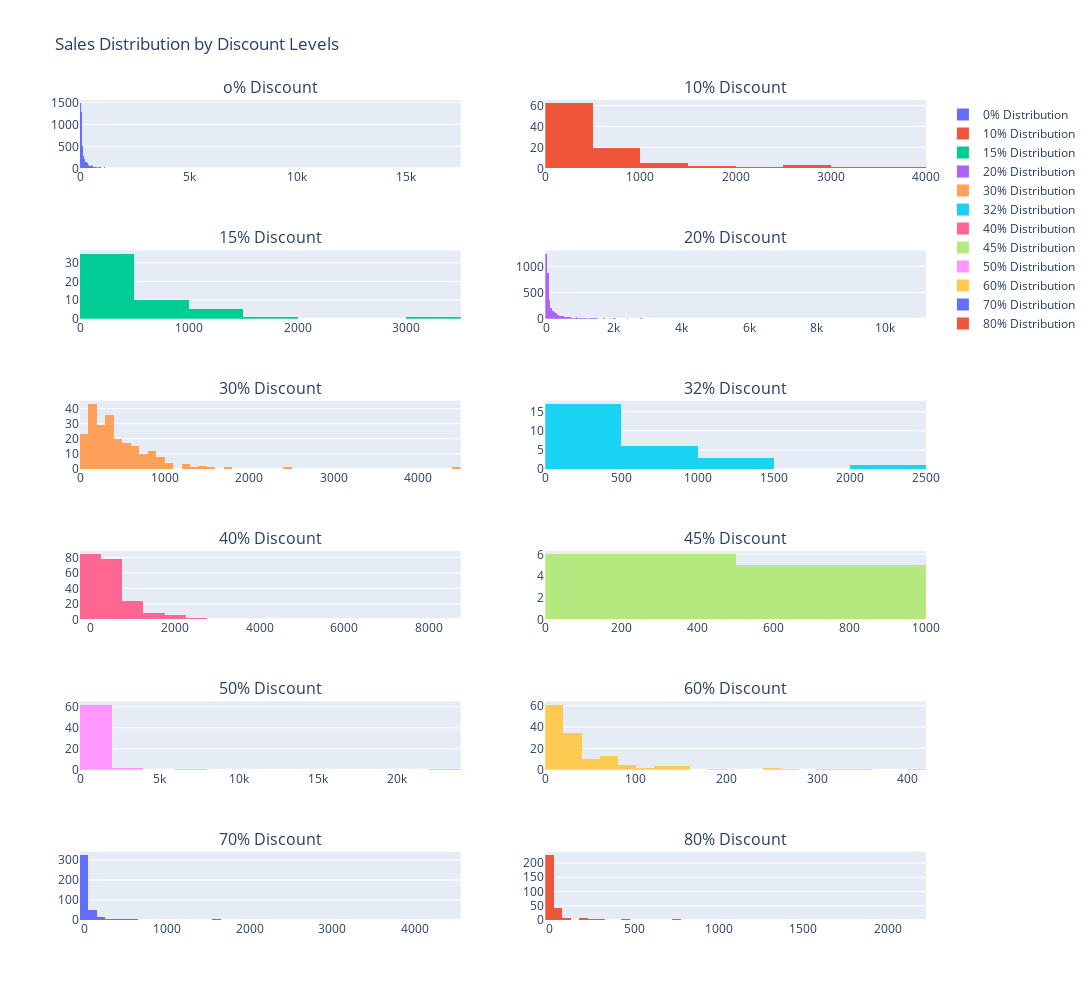

Notebook code for this chart:
### Code cell
from plotly.subplots import make_subplots

fig = make_subplots(6,2,subplot_titles=['o% Discount','10% Discount','15% Discount',
                                          '20% Discount','30% Discount','32% Discount',
                                          '40% Discount','45% Discount','50% Discount',
                                          '60% Discount','70% Discount','80% Discount'],
                      horizontal_spacing=0.1,vertical_spacing=0.1)
fig.add_trace(go.Histogram(x=df_notime[df_notime['Discount']==0]['Sales'],name='0% Distribution'),1,1)
fig.add_trace(go.Histogram(x=df_notime[df_notime['Discount']==0.1]['Sales'],name='10% Distribution'),1,2)
fig.add_trace(go.Histogram(x=df_notime[df_notime['Discount']==0.15]['Sales'],name='15% Distribution'),2,1)
fig.add_trace(go.Histogram(x=df_notime[df_notime['Discount']==0.2]['Sales'],name='20% Distribution'),2,2)
fig.add_trace(go.Histogram(x=df_notime[df_notime['Discount']==0.3]['Sales'],name='30% Distribution'),3,1)
fig.add_trace(go.Histogram(x=df_notime[df_notime['Discount']==0.32]['Sales'],name='32% Distribution'),3,2)
fig.add_trace(go.Histogram(x=df_notime[df_notime['Discount']==0.4]['Sales'],name='40% Distribution'),4,1)
fig.add_trace(go.Histogram(x=df_notime[df_notime['Discount']==0.45]['Sales'],name='45% Distribution'),4,2)
fig.add_trace(go.Histogram(x=df_notime[df_notime['Discount']==0.5]['Sales'],name='50% Distribution'),5,1)
fig.add_trace(go.Histogram(x=df_notime[df_notime['Discount']==0.6]['Sales'],name='60% Distribution'),5,2)
fig.add_trace(go.Histogram(x=df_notime[df_notime['Discount']==0.7]['Sales'],name='70% Distribution'),6,1)
fig.add_trace(go.Histogram(x=df_notime[df_notime['Discount']==0.8]['Sales'],name='80% Distribution'),6,2)

fig.update_layout(
    width=2000,
    height=1000,
    title_text='Sales Distribution by Discount Levels'
)

### Figure 1 — Plotly figure (JSON) as saved in the notebook; plotly's stock layout.template omitted (floating-point values rounded to 4 significant figures; data arrays with more than 128 entries replaced by an {"elided": "..."} marker saying what was removed)
{"data": [{"name": "0% Distribution", "type": "histogram", "x": {"elided": "4798 float values"}, "xaxis": "x", "yaxis": "y"}, {"name": "10% Distribution", "type": "histogram", "x": [319.4, 135.9, 488.6, 207.8, 555.2, 542.6, 1243.0, 3060.0, 599.3, 644.1, 1142.0, 408.0, 977.3, 1931.0, 383.6, 462.6, 1282.0, 442.8, 167.3, 366.8, 858.2, 351.0, 191.6, 271.8, 364.4, 361.8, 384.2, 271.8, 61.93, 87.44, 172.8, 887.1, 69.26, 631.8, 408.0, 145.8, 434.6, 283.1, 658.7, 63.88, 167.5, 1317.0, 664.1, 127.8, 29.4, 1449.0, 90.8, 181.8, 199.8, 109.8, 272.6, 80.99, 2888.0, 2254.0, 328.0, 767.2, 247.7, 221.4, 589.4, 327.6, 1523.0, 253.8, 376.7, 205.2, 245.6, 145.8, 192.2, 866.6, 127.8, 850.5, 186.7, 207.8, 90.88, 577.8, 2563.0, 164.6, 172.8, 207.1, 271.8, 117.9, 2621.0, 65.52, 269.9, 102.6, 123.9, 163.8, 631.8, 3785.0, 128.1, 427.6, 589.4, 579.5, 326.6, 573.2], "xaxis": "x2", "yaxis": "y2"}, {"name": "15% Distribution", "type": "histogram", "x": [1337.0, 222.7, 514.2, 119.8, 255.0, 204.0, 290.7, 307.7, 411.3, 293.2, 425.8, 1553.0, 102.8, 425.0, 195.5, 308.5, 120.7, 436.0, 290.7, 617.0, 257.5, 556.7, 482.7, 1279.0, 917.9, 586.4, 334.0, 359.5, 556.7, 599.2, 411.3, 1194.0, 239.7, 205.7, 1198.0, 239.7, 148.3, 273.7, 510.0, 1498.0, 205.7, 436.0, 307.7, 512.5, 120.7, 306.0, 359.5, 345.0, 119.8, 477.7, 3407.0, 683.3], "xaxis": "x3", "yaxis": "y3"}, {"name": "20% Distribution", "type": "histogram", "x": {"elided": "3657 float values"}, "xaxis": "x4", "yaxis": "y4"}, {"name": "30% Distribution", "type": "histogram", "x": {"elided": "227 float values"}, "xaxis": "x5", "yaxis": "y5"}, {"name": "32% Distribution", "type": "histogram", "x": [532.4, 2396.0, 205.3, 78.85, 956.7, 300.5, 327.7, 220.3, 193.1, 241.3, 156.4, 956.7, 246.1, 623.5, 1352.0, 328.4, 67.99, 206.0, 89.07, 1228.0, 781.9, 204.7, 369.2, 410.0, 614.0, 1023.0, 383.5], "xaxis": "x6", "yaxis": "y6"}, {"name": "40% Distribution", "type": "histogram", "x": {"elided": "206 float values"}, "xaxis": "x7", "yaxis": "y7"}, {"name": "45% Distribution", "type": "histogram", "x": [957.6, 233.9, 620.6, 375.5, 383.4, 174.1, 331.0, 721.9, 562.3, 191.5, 933.3], "xaxis": "x8", "yaxis": "y8"}, {"name": "50% Distribution", "type": "histogram", "x": [3083.0, 617.7, 218.8, 452.4, 177.2, 86.97, 219.1, 1273.0, 108.9, 8000.0, 35.49, 265.5, 393.2, 695.7, 652.5, 66.64, 393.2, 765.6, 727.5, 146.0, 601.5, 821.3, 22640.0, 695.7, 275.5, 796.4, 481.0, 352.4, 801.6, 2625.0, 177.2, 163.9, 268.9, 364.9, 91.28, 215.0, 456.0, 377.4, 355.5, 32.98, 87.21, 522.0, 300.0, 61.96, 564.2, 386.9, 35.45, 182.6, 302.4, 649, 292.1, 350.0, 1300.0, 277.5, 69.38, 177.5, 131.0, 626.1, 120, 146.0, 73.92, 482.9, 301.5, 301.5, 116.0, 91.47], "xaxis": "x9", "yaxis": "y9"}, {"name": "60% Distribution", "type": "histogram", "x": {"elided": "138 float values"}, "xaxis": "x10", "yaxis": "y10"}, {"name": "70% Distribution", "type": "histogram", "x": {"elided": "418 float values"}, "xaxis": "x11", "yaxis": "y11"}, {"name": "80% Distribution", "type": "histogram", "x": {"elided": "300 float values"}, "xaxis": "x12", "yaxis": "y12"}], "layout": {"annotations": [{"font": {"size": 16}, "showarrow": false, "text": "o% Discount", "x": 0.225, "xanchor": "center", "xref": "paper", "y": 1, "yanchor": "bottom", "yref": "paper"}, {"font": {"size": 16}, "showarrow": false, "text": "10% Discount", "x": 0.775, "xanchor": "center", "xref": "paper", "y": 1, "yanchor": "bottom", "yref": "paper"}, {"font": {"size": 16}, "showarrow": false, "text": "15% Discount", "x": 0.225, "xanchor": "center", "xref": "paper", "y": 0.8167, "yanchor": "bottom", "yref": "paper"}, {"font": {"size": 16}, "showarrow": false, "text": "20% Discount", "x": 0.775, "xanchor": "center", "xref": "paper", "y": 0.8167, "yanchor": "bottom", "yref": "paper"}, {"font": {"size": 16}, "showarrow": false, "text": "30% Discount", "x": 0.225, "xanchor": "center", "xref": "paper", "y": 0.6333, "yanchor": "bottom", "yref": "paper"}, {"font": {"size": 16}, "showarrow": false, "text": "32% Discount", "x": 0.775, "xanchor": "center", "xref": "paper", "y": 0.6333, "yanchor": "bottom", "yref": "paper"}, {"font": {"size": 16}, "showarrow": false, "text": "40% Discount", "x": 0.225, "xanchor": "center", "xref": "paper", "y": 0.45, "yanchor": "bottom", "yref": "paper"}, {"font": {"size": 16}, "showarrow": false, "text": "45% Discount", "x": 0.775, "xanchor": "center", "xref": "paper", "y": 0.45, "yanchor": "bottom", "yref": "paper"}, {"font": {"size": 16}, "showarrow": false, "text": "50% Discount", "x": 0.225, "xanchor": "center", "xref": "paper", "y": 0.2667, "yanchor": "bottom", "yref": "paper"}, {"font": {"size": 16}, "showarrow": false, "text": "60% Discount", "x": 0.775, "xanchor": "center", "xref": "paper", "y": 0.2667, "yanchor": "bottom", "yref": "paper"}, {"font": {"size": 16}, "showarrow": false, "text": "70% Discount", "x": 0.225, "xanchor": "center", "xref": "paper", "y": 0.08333, "yanchor": "bottom", "yref": "paper"}, {"font": {"size": 16}, "showarrow": false, "text": "80% Discount", "x": 0.775, "xanchor": "center", "xref": "paper", "y": 0.08333, "yanchor": "bottom", "yref": "paper"}], "height": 1000, "title": {"text": "Sales Distribution by Discount Levels"}, "width": 2000, "xaxis": {"anchor": "y", "domain": [0, 0.45]}, "xaxis10": {"anchor": "y10", "domain": [0.55, 1]}, "xaxis11": {"anchor": "y11", "domain": [0, 0.45]}, "xaxis12": {"anchor": "y12", "domain": [0.55, 1]}, "xaxis2": {"anchor": "y2", "domain": [0.55, 1]}, "xaxis3": {"anchor": "y3", "domain": [0, 0.45]}, "xaxis4": {"anchor": "y4", "domain": [0.55, 1]}, "xaxis5": {"anchor": "y5", "domain": [0, 0.45]}, "xaxis6": {"anchor": "y6", "domain": [0.55, 1]}, "xaxis7": {"anchor": "y7", "domain": [0, 0.45]}, "xaxis8": {"anchor": "y8", "domain": [0.55, 1]}, "xaxis9": {"anchor": "y9", "domain": [0, 0.45]}, "yaxis": {"anchor": "x", "domain": [0.9167, 1]}, "yaxis10": {"anchor": "x10", "domain": [0.1833, 0.2667]}, "yaxis11": {"anchor": "x11", "domain": [0, 0.08333]}, "yaxis12": {"anchor": "x12", "domain": [0, 0.08333]}, "yaxis2": {"anchor": "x2", "domain": [0.9167, 1]}, "yaxis3": {"anchor": "x3", "domain": [0.7333, 0.8167]}, "yaxis4": {"anchor": "x4", "domain": [0.7333, 0.8167]}, "yaxis5": {"anchor": "x5", "domain": [0.55, 0.6333]}, "yaxis6": {"anchor": "x6", "domain": [0.55, 0.6333]}, "yaxis7": {"anchor": "x7", "domain": [0.3667, 0.45]}, "yaxis8": {"anchor": "x8", "domain": [0.3667, 0.45]}, "yaxis9": {"anchor": "x9", "domain": [0.1833, 0.2667]}}}
